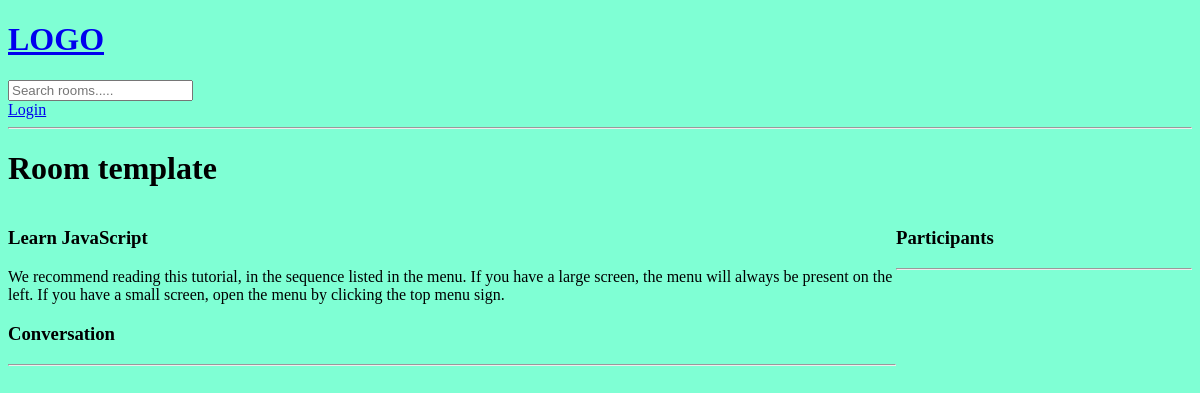
The app's page /room/2, older data.
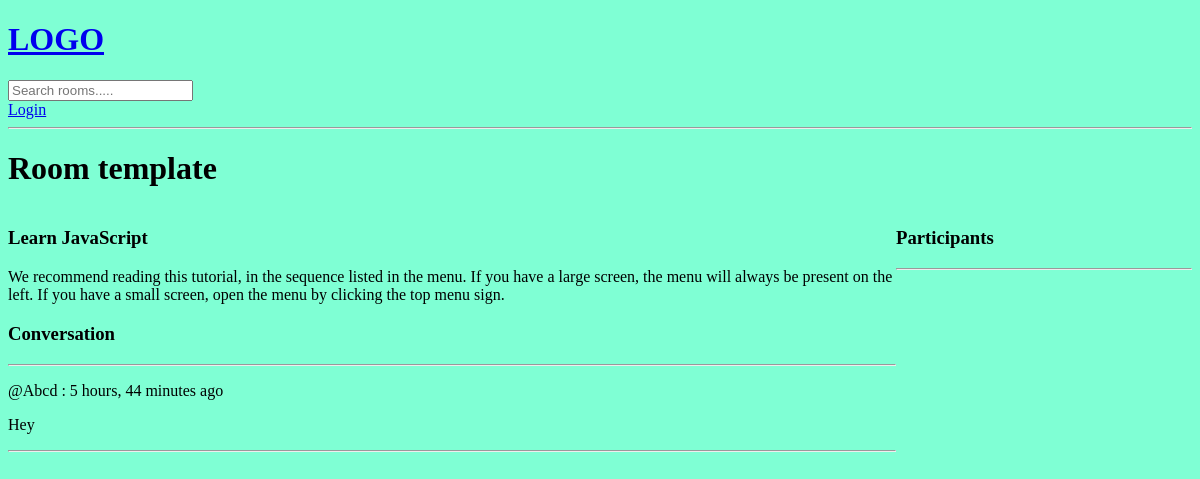
The same page, newer data.
### app/models.py (models this page shows, shortened)
class Message(models.Model):
    user=models.ForeignKey(User, on_delete=models.CASCADE)
    room=models.ForeignKey(Room, on_delete=models.CASCADE)
    body=models.TextField()
    updated=models.DateTimeField(auto_now=True)
    created=models.DateTimeField(auto_now_add=True)
    class Meta:
        ordering=['-updated','-created']

### app/views.py (the view, shortened to what this page needs)
# urls.py: path('room/<str:pk>', views.room, name='room'),
def room(request,pk):
    room=Room.objects.get(id=pk)
    room_messages=room.message_set.all().order_by('-created')
    participants=room.participants.all()
    if room is not None:
        context={'room':room, 'room_messages':room_messages, 'participants':participants}
    return render(request, 'app/room.html', context)

### app/templates/app/room.html (shortened to what this page needs)
{% extends 'main.html' %}
{% block content %}
<h1>Room template</h1>
<div class="room-container">
    <div>
<h3>{{room.name}}</h3>
<p>{{room.description}}</p>
<div class="comment-wrapper">
    <h3>Conversation</h3>
    <hr>
    {% for message in room_messages %}
        <div>
            <p>@{{ message.user }} : {{message.created | timesince }}  ago </p>
            <p>{{ message.body }}</p>
            <hr>
        </div>
        {% endfor %}
</div>
</div>
<div>
    <h3>Participants</h3>
    <hr>
</div>
</div>
{% endblock %}

Row changes from the older to the newer data that the page shows:
added Message: user "Abcd", created "5 hours, 44 minutes", body "Hey"
